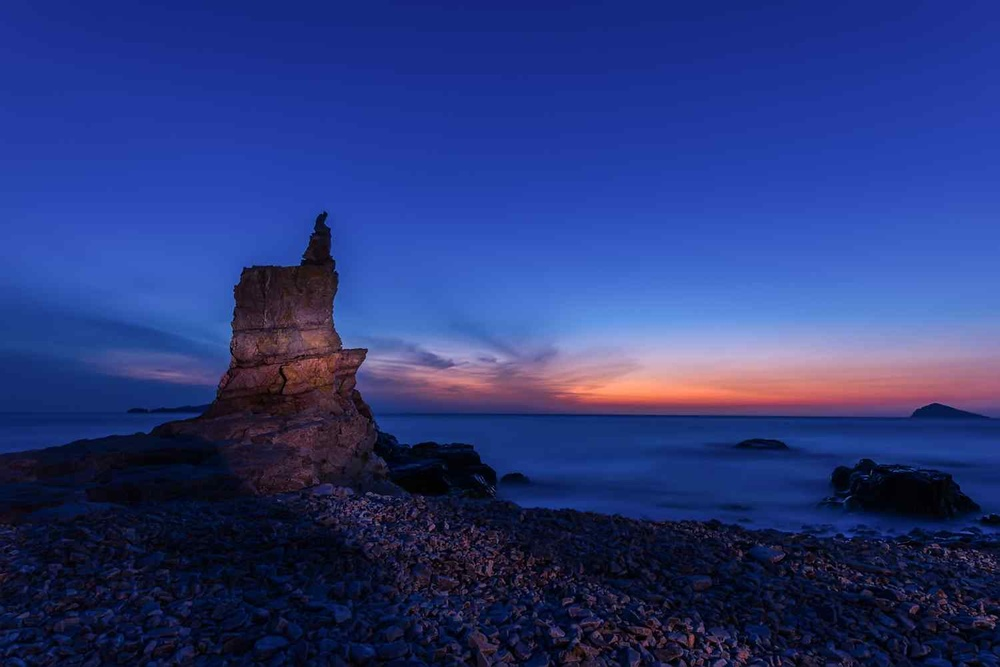
%> input picture picture.jpg, 1000 x 667 px, shrunk from 1500 x 1001 before the run
$ octave svdcondense.m   (GNU Octave 9; MATLAB toolbox functions it lacks are replaced by stand-ins)
%> lines starting %> are read from the running program, lines starting %| are printed output that depends on the picture
clear
raw=imread('picture.jpg');%读取当前目录下名为picture.jpg的图片
%> raw is the input picture: size 667x1000x3 uint8; mean R, G, B 41.4, 56.3, 122.8
raw_r=raw(:,:,1);
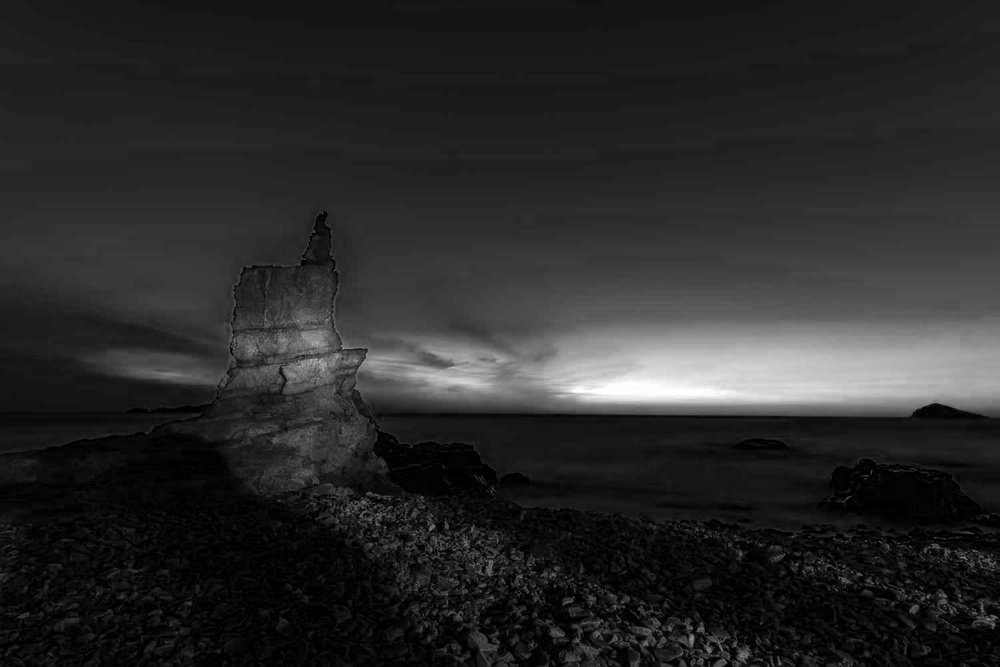
%> raw_r: size 667x1000 uint8; min 0, max 255, mean 41.4
raw_g=raw(:,:,2);
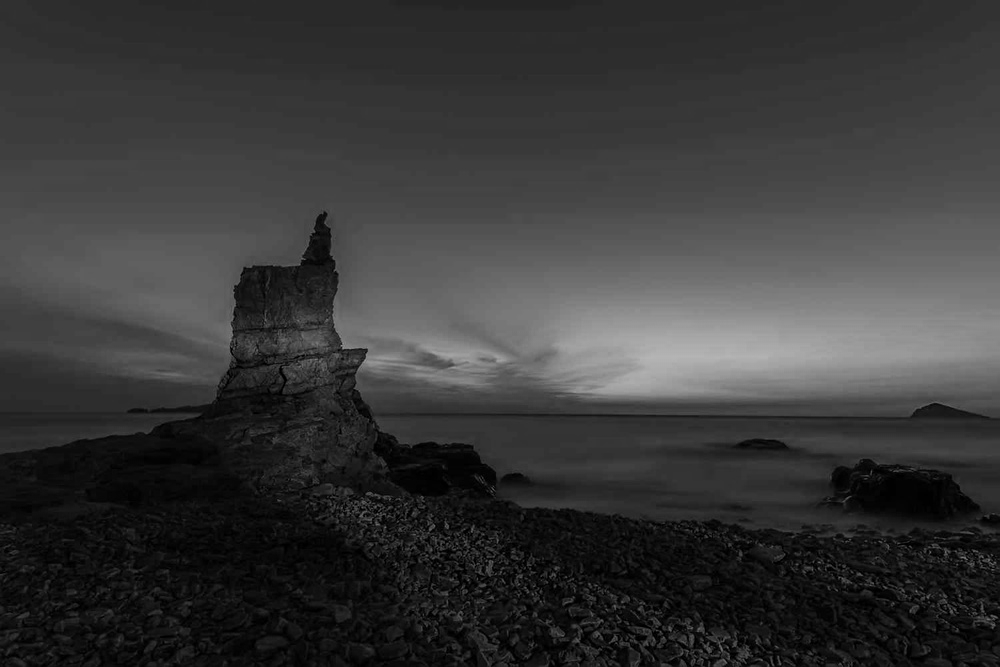
%> raw_g: size 667x1000 uint8; min 0, max 181, mean 56.3
raw_b=raw(:,:,3);
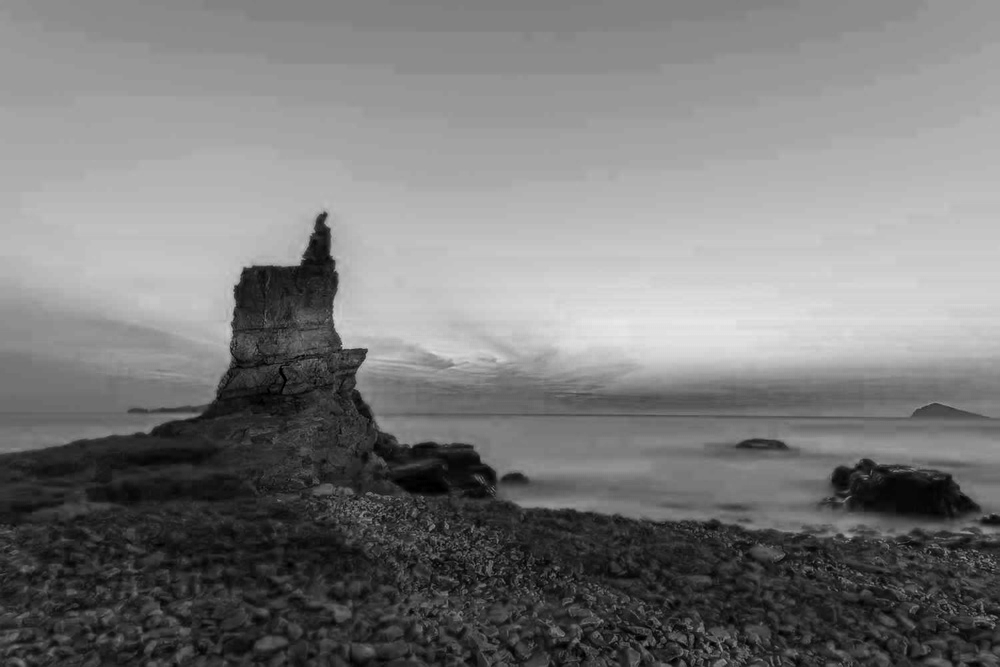
%> raw_b: size 667x1000 uint8; min 0, max 233, mean 122.8
%保存纯数据矩阵
save('data(raw).mat','raw_r','raw_g','raw_b');
[U_r1,S_r1,V_r1]=svd(double(raw_r));
[U_g1,S_g1,V_g1]=svd(double(raw_g));
[U_b1,S_b1,V_b1]=svd(double(raw_b));
[r,c]=size(S_r1);
%> r = 667; c = 1000
S=zeros(r,c);
S=(S_r1+S_g1+S_b1)/3;
length=min(r,c);
%> length = 667
s=zeros(length,1);
for i = 1:length
    s(i,1)=S(i,i);
end
%> after the loop, s = 667 values, max 70145.8 at index 1, min 0.559 at index 667, mean 282.1
plot(1:1:length,s);
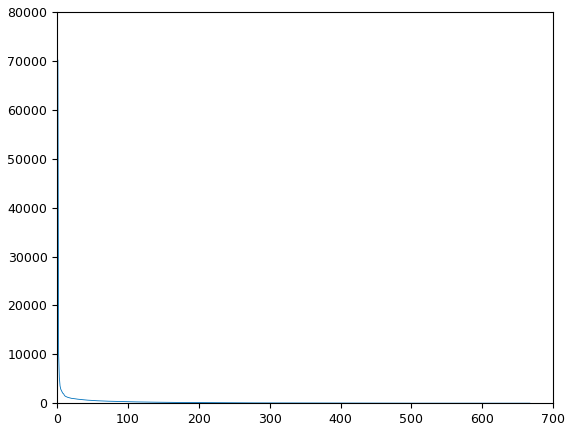
%> figure redrawn from the program's plot data; curve peaks at x = 1, y = 70145.8
a=input('你要保留svd分解的前几项:');%结果保留svd分解的前a项
%> the answer given: 3
n=input('储存的数据中，小数的位数：');
%> the answer given: 3
U_r=round(single(U_r1(:,1:a)),n);
%> U_r = 667 rows, first 12: [0.014 0.028 0.005; 0.014 0.028 0.005; 0.014 0.028 0.005; 0.014 0.028 0.005; 0.014 0.028 0.005; 0.014 0.028 0.007; 0.015 0.029 0.007; 0.015 0.029 0.007; 0.014 0.028 0.006; 0.014 0.028 0.006; 0.014 0.029 0.005; 0.015 0.029 0.007]
S_r=round(single(S_r1(1:a,1:a)),n);
%> S_r = [45995.4 0 0; 0 8873.5 0; 0 0 4006.8]
V_r=round(single(V_r1(:,1:a)),n);
%> V_r = 1000 rows, first 12: [0.012 0.055 0.016; 0.012 0.055 0.015; 0.012 0.055 0.013; 0.012 0.055 0.013; 0.012 0.055 0.012; 0.012 0.054 0.013; 0.012 0.054 0.013; 0.012 0.054 0.013; 0.012 0.054 0.013; 0.012 0.054 0.014; 0.012 0.054 0.013; 0.012 0.054 0.012]
U_g=round(single(U_g1(:,1:a)),n);
%> U_g = 667 rows, first 12: [0.024 0.033 0.019; 0.024 0.033 0.019; 0.024 0.033 0.019; 0.024 0.033 0.019; 0.024 0.033 0.018; 0.024 0.033 0.018; 0.024 0.033 0.017; 0.024 0.033 0.017; 0.024 0.033 0.016; 0.024 0.033 0.016; 0.024 0.033 0.015; 0.025 0.033 0.014]
S_g=round(single(S_g1(1:a,1:a)),n);
%> S_g = [53925.9 0 0; 0 8019.6 0; 0 0 3596.4]
V_g=round(single(V_g1(:,1:a)),n);
%> V_g = 1000 rows, first 12: [0.024 0.051 0.012; 0.024 0.051 0.012; 0.023 0.051 0.012; 0.023 0.051 0.012; 0.023 0.051 0.012; 0.023 0.05 0.012; 0.024 0.05 0.012; 0.024 0.05 0.012; 0.024 0.05 0.011; 0.024 0.05 0.01; 0.024 0.051 0.009; 0.024 0.05 0.009]
U_b=round(single(U_b1(:,1:a)),n);
%> U_b = 667 rows, first 12: [0.038 0.034 0.005; 0.038 0.034 0.005; 0.038 0.034 0.005; 0.038 0.034 0.005; 0.038 0.034 0.005; 0.038 0.034 0.005; 0.038 0.034 0.005; 0.038 0.034 0.005; 0.038 0.034 0.005; 0.038 0.034 0.005; 0.038 0.034 0.005; 0.039 0.034 0.004]
S_b=round(single(S_b1(1:a,1:a)),n);
%> S_b = [110516 0 0; 0 12968.5 0; 0 0 8316]
V_b=round(single(V_b1(:,1:a)),n);
%> V_b = 1000 rows, first 12: [0.03 0.025 -0.009; 0.03 0.025 -0.009; 0.03 0.025 -0.009; 0.03 0.025 -0.009; 0.03 0.025 -0.009; 0.03 0.025 -0.009; 0.03 0.025 -0.009; 0.03 0.025 -0.009; 0.03 0.025 -0.01; 0.03 0.025 -0.01; 0.03 0.025 -0.011; 0.03 0.025 -0.012]
%将压缩的数据矩阵保存下来
save('data(condensed).mat','U_r','S_r','V_r','U_g','S_g','V_g','U_b','S_b','V_b');
U_r=double(U_r);
S_r=double(S_r);
V_r=double(V_r);
U_g=double(U_g);
S_g=double(S_g);
V_g=double(V_g);
U_b=double(U_b);
S_b=double(S_b);
V_b=double(V_b);
small_r=(U_r)*(S_r)*(V_r)';
small_g=(U_g)*(S_g)*(V_g)';
small_b=(U_b)*(S_b)*(V_b)';
small(:,:,1)=small_r(:,:,1);
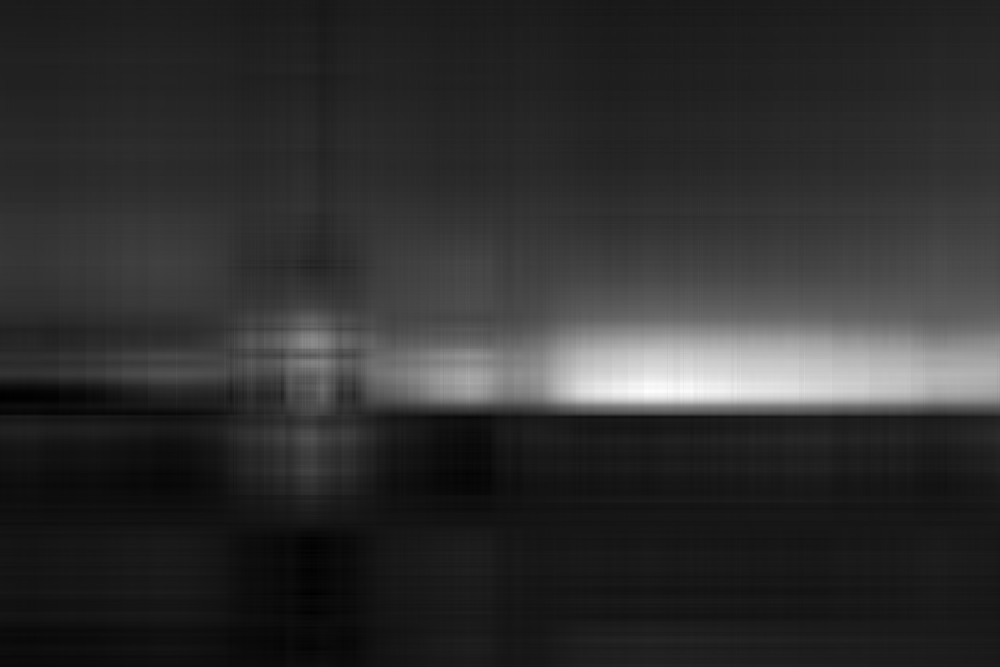
%> small: size 667x1000 double; min -7.38, max 254.3, mean 41.3; drawn with min black and max white
small(:,:,2)=small_g(:,:,1);
small(:,:,3)=small_b(:,:,1);
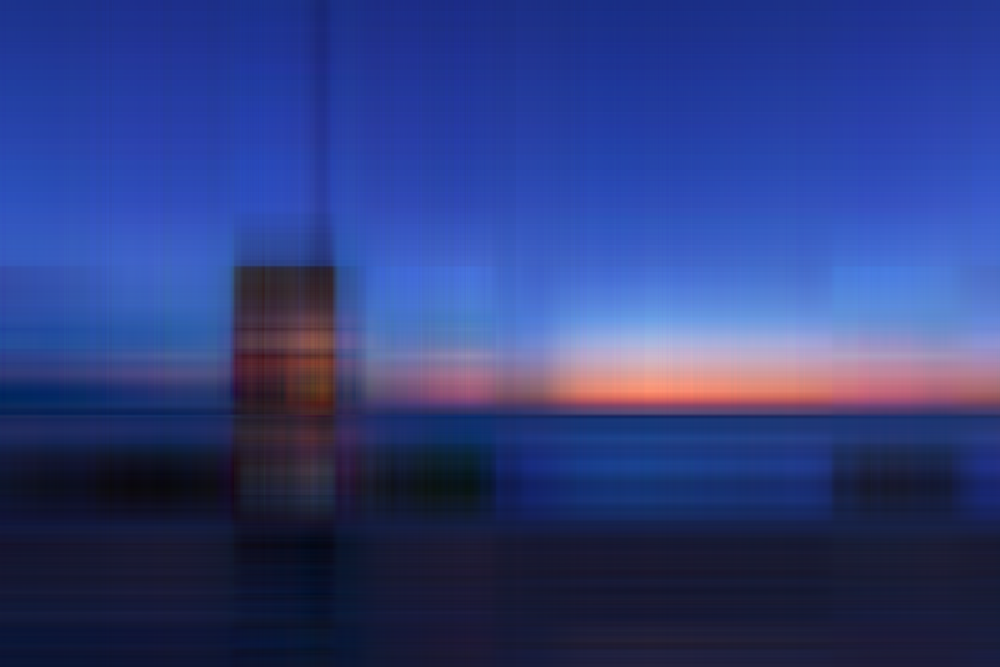
%> small: size 667x1000x3 double; mean R, G, B 41.3, 56.3, 122.9; drawn with min black and max white
small_8=uint8(small);
%作图
subplot(1,2,2)
imshow(small_8);
subplot(1,2,1)
imshow(raw);
box off
